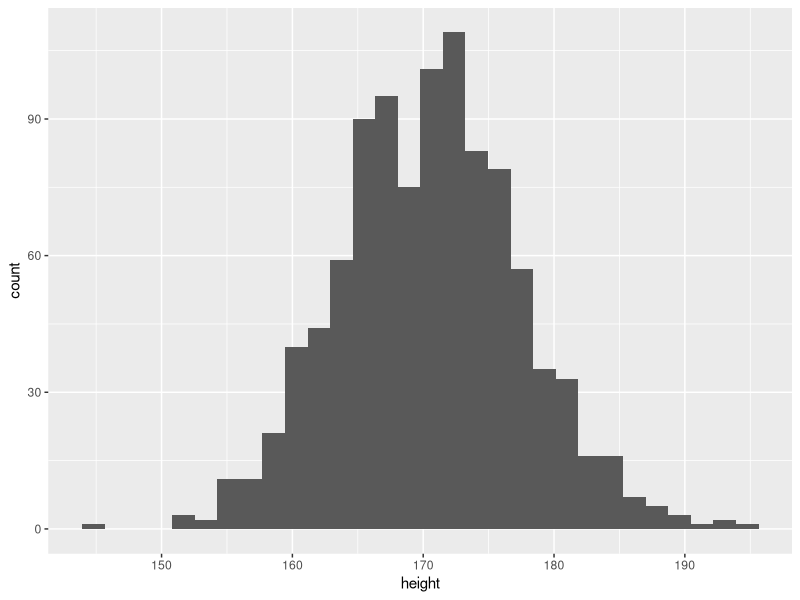
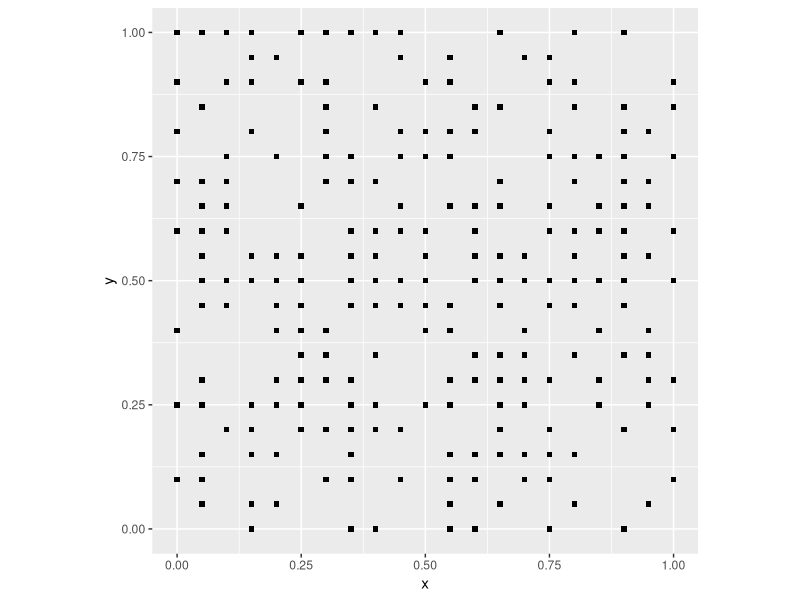
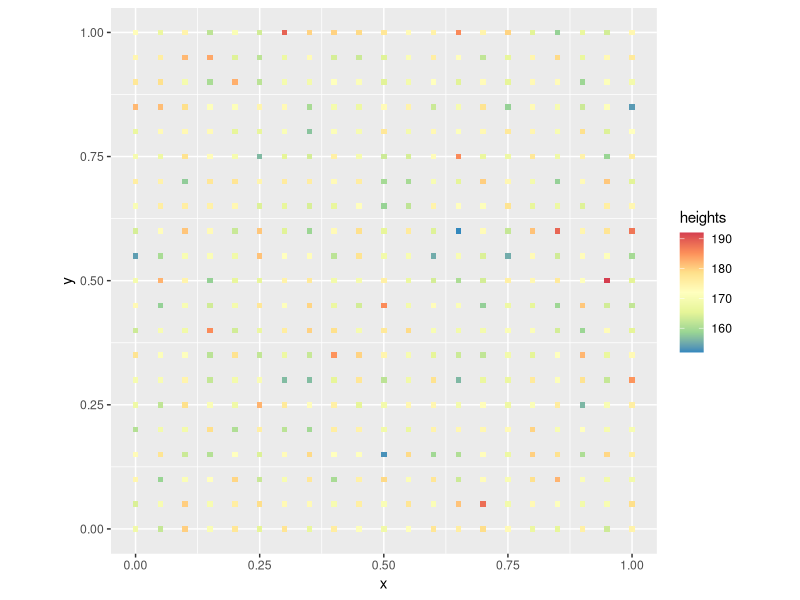
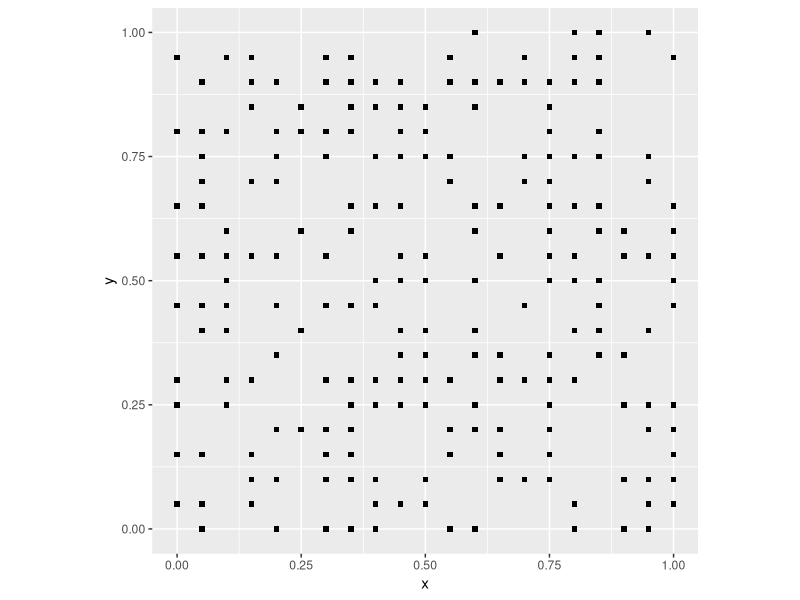
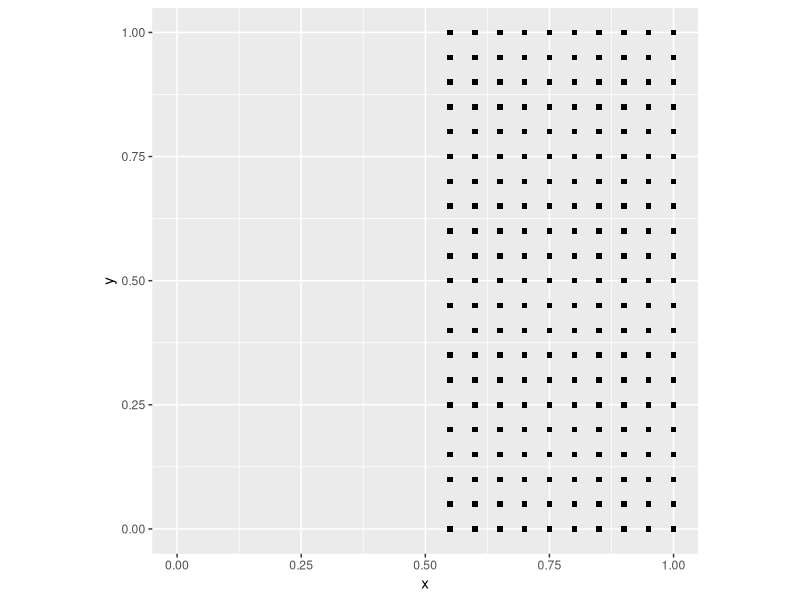
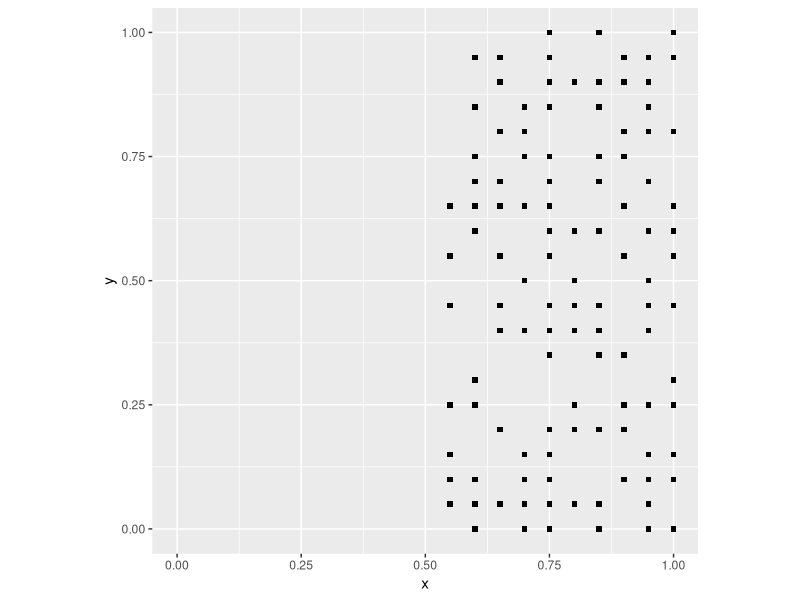
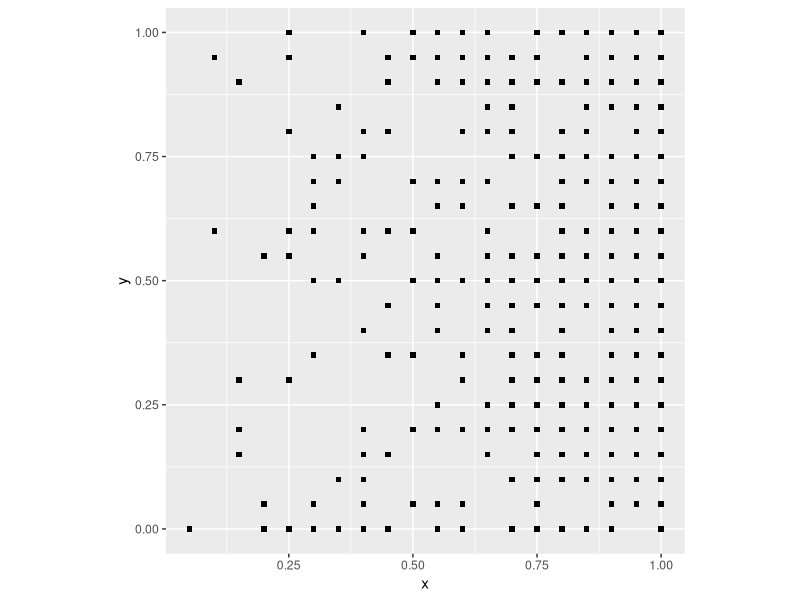
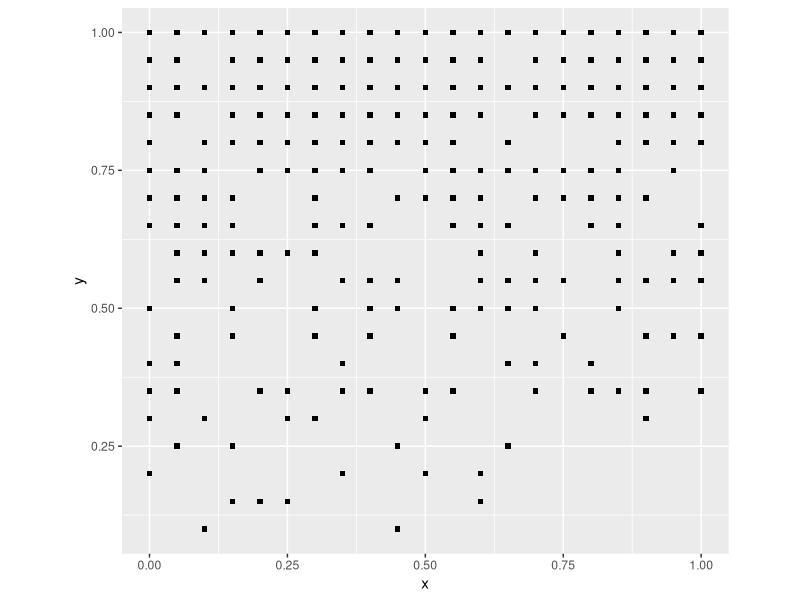

These charts were generated, in order, by the following R code:
## ---- chunk 1
rm(list = ls())
## ---- chunk 2
library(tidyverse)
## ---- chunk 3
rbinom(n = 1, size = 1, prob = 0.5)
## ---- chunk 4
n <- 1000 # Number of people tossing the coin one time.
coin_flips <- rbinom(n = n, size = 1, prob = 0.5)
sum(coin_flips)/n
## ---- chunk 5
rnorm(1, mean = 0, sd = 1)
## ---- chunk 6
rnorm(1, mean = 170.7, sd = 7)
## ---- chunk 7
n <- 1000
height <- rnorm(n, mean = 170.7, sd = 7)
height <- data.frame(height)
ggplot(data = height, aes(x = height)) + geom_histogram()
## ---- chunk 8
coords <- expand.grid(x = seq(from = 0, to = 1, by = 0.05), y = seq(from = 0, to = 1, by = 0.05))
## ---- chunk 9
events <- rbinom(n = nrow(coords), size = 1, prob = 0.5)
## ---- chunk 10
null_pattern <- data.frame(coords, events)
## ---- chunk 11
ggplot() + 
  geom_point(data = subset(null_pattern, events == 1), aes(x = x, y = y), shape = 15) +
  coord_fixed()
## ---- chunk 12
heights <- rnorm(n = nrow(coords), mean = 170.7, sd = 7)
## ---- chunk 13
null_trend <- data.frame(coords, heights)
## ---- chunk 14
ggplot() + 
  geom_point(data = null_trend, aes(x = x, y = y, color = heights), shape = 15) +
  scale_color_distiller(palette = "Spectral") +
  coord_fixed()
## ---- chunk 15
coords <- expand.grid(x = seq(from = 0, to = 1, by = 0.05), y = seq(from = 0, to = 1, by = 0.05))
## ---- chunk 16
events <- rbinom(n = nrow(coords), size = 1, prob = 0.5)
null_pattern <- data.frame(coords, events)
ggplot() + 
  geom_point(data = subset(null_pattern, events == 1), aes(x = x, y = y), shape = 15) +
  coord_fixed()
## ---- chunk 17
deterministic_point_pattern <- coords
deterministic_point_pattern <- mutate(deterministic_point_pattern, events = round(x))
ggplot() + 
  geom_point(data = subset(deterministic_point_pattern, events == 1), aes(x = x, y = y), shape = 15) +
  xlim(0, 1) +
  coord_fixed()
## ---- chunk 18
stochastic_point_pattern <- coords
stochastic_point_pattern <- 
  mutate(stochastic_point_pattern, 
         events = round(x) - round(x) * rbinom(n = nrow(coords), size = 1, prob = 0.5))
ggplot() + 
  geom_point(data = subset(stochastic_point_pattern, events == 1), aes(x = x, y = y), shape = 15) +
  xlim(0, 1) +
  coord_fixed()
## ---- chunk 19
pattern1 <- coords
## ---- chunk 20
pattern1 <- mutate(pattern1, events = rbinom(n = nrow(pattern1), size = 1, prob = (x)))
## ---- chunk 21
ggplot() + 
  geom_point(data = subset(pattern1, events == 1), aes(x = x, y = y), shape = 15) +
  coord_fixed()
## ---- chunk 22
pattern1 <- mutate(pattern1, events = rbinom(n = nrow(pattern1), size = 1, prob = (y)))
ggplot() + 
  geom_point(data = subset(pattern1, events == 1), aes(x = x, y = y), shape = 15) +
  coord_fixed()
## ---- chunk 23
pattern1 <- mutate(pattern1, events = rbinom(n = nrow(pattern1), size = 1, prob = (x * y)))
ggplot() + 
  geom_point(data = subset(pattern1, events == 1), aes(x = x, y = y), shape = 15) +
  coord_fixed()
## ---- chunk 24
pattern1 <- coords
pattern1 <- mutate(pattern1, 
                   distance = sqrt((0.5 - x)^2 + (0.5 - y)^2), 
                   events = rbinom(n = nrow(pattern1), size = 1, prob = 1 - exp(-0.5 * distance)))
## ---- chunk 25
ggplot() + 
  geom_point(data = subset(pattern1, events == 1), aes(x = x, y = y), shape = 15) +
  coord_fixed()
## ---- chunk 26
trend1 <- coords
## ---- chunk 27
trend1 <- mutate(trend1, heights = 160 + 20 * y  + rnorm(n = nrow(pattern1), mean = 0, sd = 7))
## ---- chunk 28
ggplot() + 
  geom_point(data = trend1, aes(x = x, y = y, color = heights), shape = 15) +
  scale_color_distiller(palette = "Spectral") +
  coord_fixed()
